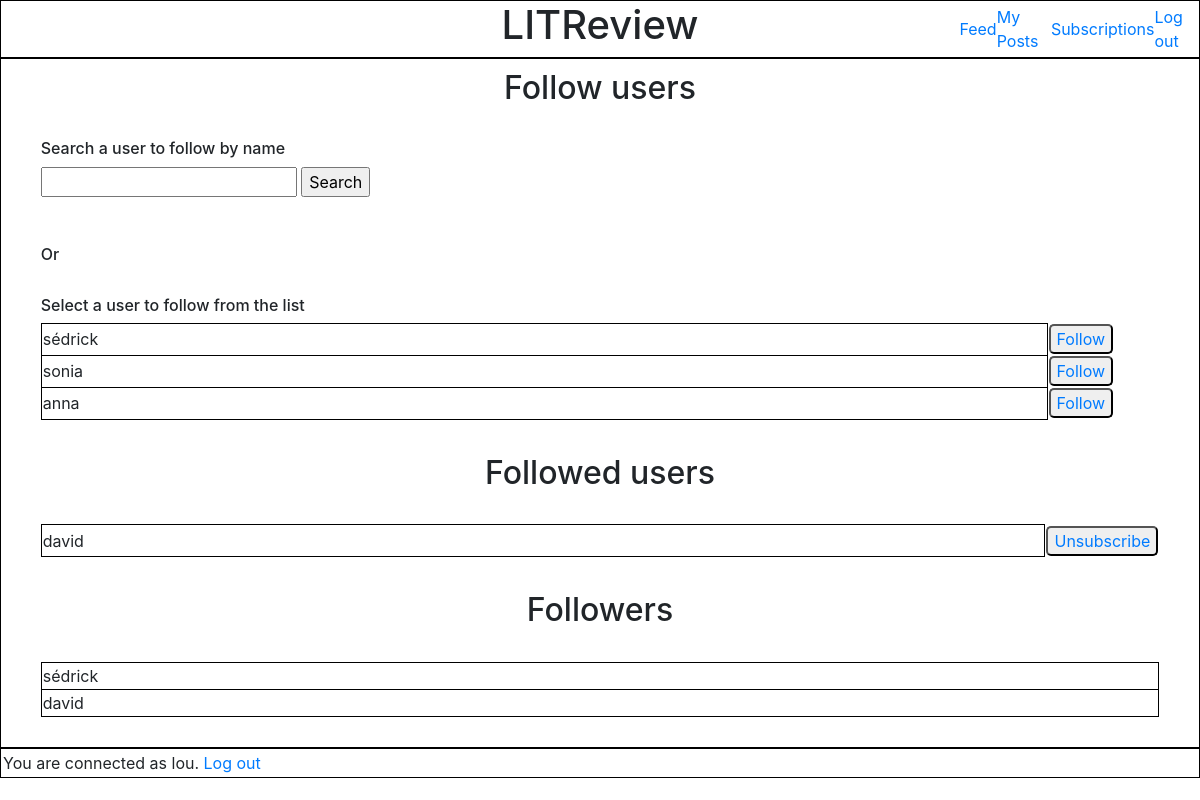
The app's page /subscription_page/ (signed in) with its own data.
### authentication/models.py (models this page shows)
class User(AbstractUser):
    username = models.CharField(max_length=20, unique=True)
    USERNAME_FIELD = 'username'

### feedapp/models.py (models this page shows)
class UserFollows(models.Model):
    user = models.ForeignKey(to=settings.AUTH_USER_MODEL, on_delete=models.CASCADE)
    followed_user = models.ForeignKey(to=settings.AUTH_USER_MODEL, on_delete=models.CASCADE,
                                      related_name='followed_by')
    class Meta:
        unique_together = ('user', 'followed_user')
        constraints = [models.CheckConstraint(check=~models.Q(user=models.F('followed_user')), name='no_self_follow')]

### feedapp/views.py (the view)
# urls.py: path('subscription_page/', follow_user, name='subscription_page'),
@login_required
def follow_user(request):
    followed_users = models.UserFollows.objects.filter(user=request.user)
    followers = models.UserFollows.objects.filter(followed_user=request.user)
    users_to_follow = authentication.models.User.objects.exclude(Q(id=request.user.id) |
                                                                 Q(id__in=followed_users.values('followed_user')))
    return render(request, 'feedapp/subscription_page.html', context={'followed_users': followed_users,
                                                                      'followers': followers,
                                                                      'users_to_follow': users_to_follow})

### feedapp/templates/feedapp/subscription_page.html (shortened to what this page needs)
{% extends 'base.html' %}
    {% block content %}
    <div class="main_content" id="main_content_subscription">
        <div class="follow_block" id="follow_users">
            <h2>Follow users</h2>
            <br>
            <h6>Search a user to follow by name</h6>
            <form action="{% url 'subscription_page_bis' %}" method="post">
                <input type="text" name="search">
                <input type="submit" name="submit" value="Search">
            </form>
            <br>
            <br>
            <h6>Or</h6>
            <br>
            <h6>Select a user to follow from the list</h6>
            <table>
                {% for user_to_follow in users_to_follow %}
                    <tr>
                        <td class="user">
                            {{ user_to_follow.username }}
                        </td>
                        <td>
                            <button type="submit">
                                <a href="{% url 'subscription' user_to_follow.id %}">Follow</a>
                            </button>
                        </td>
                    </tr>
                {% endfor %}
            </table>
        </div>
        <br>
        <div class="follow_block" id="followed_users">
            <h2>Followed users</h2>
            <br>
            <table>
                {% for user_followed in followed_users %}
                    <tr>
                        <td class="user">{{ user_followed.followed_user.username }}</td>
                        <td>
                            <button type="submit">
                                <a href="{% url 'unsubscription_page' user_followed.followed_user.id %}">Unsubscribe</a>
                            </button>
                        </td>
                    </tr>
                {% endfor %}
            </table>
        </div>
        <br>
        <div class="follow_block" id="followers">
            <h2>Followers</h2>
            <br>
            <table>
                {% for follower in followers %}
                <tr>
                    <td class="user">{{ follower.user.username }}</td>
                </tr>
                {% endfor %}
            </table>
        </div>
    </div>
    {% endblock content %}

### templates/base.html (shortened to what this page needs)
<!DOCTYPE html>
<html lang="en">
<head>
    {% load static %}
    <link rel="stylesheet" href="{% static 'style.css' %}">
    <link rel="stylesheet" href="https://cdn.jsdelivr.net/npm/bootstrap@4.3.1/dist/css/bootstrap.min.css">
    <link rel="stylesheet" href="https://cdnjs.cloudflare.com/ajax/libs/font-awesome/4.7.0/css/font-awesome.min.css">
</head>
<body>
    <header class="base_header">
        <div id="header_spaceholder"></div>
        <div class="header_h1"><h1>LITReview</h1></div>
      <nav>
          <a href="{% url 'home_page' %}">Feed</a>
          <a href="{% url 'my_posts_page' %}">My Posts</a>
          <a href="{% url 'subscription_page' %}">Subscriptions</a>
          {% if user.is_authenticated %}
            <a href="{% url 'logout_page' %}">Log out</a>
          {% endif %}
      </nav>
    </header>
  {% block content %} {% endblock content %}
  {% if user.is_authenticated %}
    <footer>You are connected as {{ user }}. <a href="{% url 'logout_page' %}">Log out</a></footer>
  {% endif %}
</body>
</html>

### static/style.css (style rules this page uses)
.base_header { border: 1px black solid; display: flex; justify-content: center; }
.base_header nav { display: flex; flex: 0.3; justify-content: space-around; align-items: center; text-decoration: none; }
.base_header #header_spaceholder { flex: 0.3; }
.base_header .header_h1 { display: flex; flex: 0.9; justify-content: center; align-items: center; }
.main_content { border: 1px black solid; display: flex; flex-direction: column; justify-content: center; align-items: center; padding: 5px; min-height: 690px; }
.main_content h2 { text-align: center; }
.main_content button { border-radius: 5px; }
#main_content_subscription { justify-content: flex-start; align-items: center; }
#main_content_subscription .user { border: 1px black solid; width: 90%; }
table { width: 100%; }
.follow_block { width: 95%; padding: 5px; }
footer { border: 1px black solid; display: flex; width: 100%; padding: 2px; }

### records on screen
User: username "sédrick"
User: username "sonia"
User: username "anna"
UserFollows: followed_user.username "david"
UserFollows: user.username "sédrick"
UserFollows: user.username "david"
User: username "lou"
